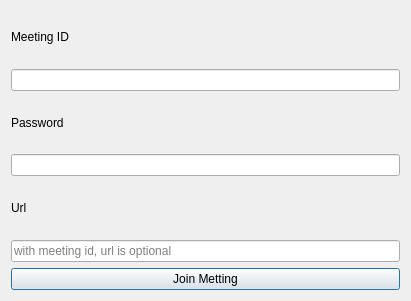
<?xml version="1.0" encoding="UTF-8"?>
<ui version="4.0">
 <class>Dialog_login_window</class>
 <widget class="QDialog" name="Dialog_login_window">
  <property name="geometry">
   <rect>
    <x>0</x>
    <y>0</y>
    <width>411</width>
    <height>301</height>
   </rect>
  </property>
  <property name="windowTitle">
   <string>ZoomPlusPlus</string>
  </property>
  <layout class="QGridLayout" name="gridLayout">
   <item row="0" column="0">
    <layout class="QVBoxLayout" name="verticalLayout">
     <item>
      <widget class="QLabel" name="label_meeting_id">
       <property name="sizePolicy">
        <sizepolicy hsizetype="Preferred" vsizetype="Preferred">
         <horstretch>0</horstretch>
         <verstretch>0</verstretch>
        </sizepolicy>
       </property>
       <property name="text">
        <string>Meeting ID</string>
       </property>
      </widget>
     </item>
     <item>
      <widget class="QLineEdit" name="lineEdit_meeting_id">
       <property name="sizePolicy">
        <sizepolicy hsizetype="Expanding" vsizetype="Fixed">
         <horstretch>0</horstretch>
         <verstretch>0</verstretch>
        </sizepolicy>
       </property>
       <property name="placeholderText">
        <string/>
       </property>
      </widget>
     </item>
     <item>
      <widget class="QLabel" name="label_password">
       <property name="sizePolicy">
        <sizepolicy hsizetype="Preferred" vsizetype="Preferred">
         <horstretch>0</horstretch>
         <verstretch>0</verstretch>
        </sizepolicy>
       </property>
       <property name="text">
        <string>Password</string>
       </property>
      </widget>
     </item>
     <item>
      <widget class="QLineEdit" name="lineEdit_password"/>
     </item>
     <item>
      <widget class="QLabel" name="label_url">
       <property name="text">
        <string>Url</string>
       </property>
      </widget>
     </item>
     <item>
      <widget class="QLineEdit" name="lineEdit_url">
       <property name="text">
        <string/>
       </property>
       <property name="placeholderText">
        <string>with meeting id, url is optional</string>
       </property>
      </widget>
     </item>
    </layout>
   </item>
   <item row="1" column="0">
    <widget class="QPushButton" name="pushButton_login">
     <property name="text">
      <string>Join Metting</string>
     </property>
    </widget>
   </item>
  </layout>
 </widget>
 <resources/>
 <connections/>
</ui>
